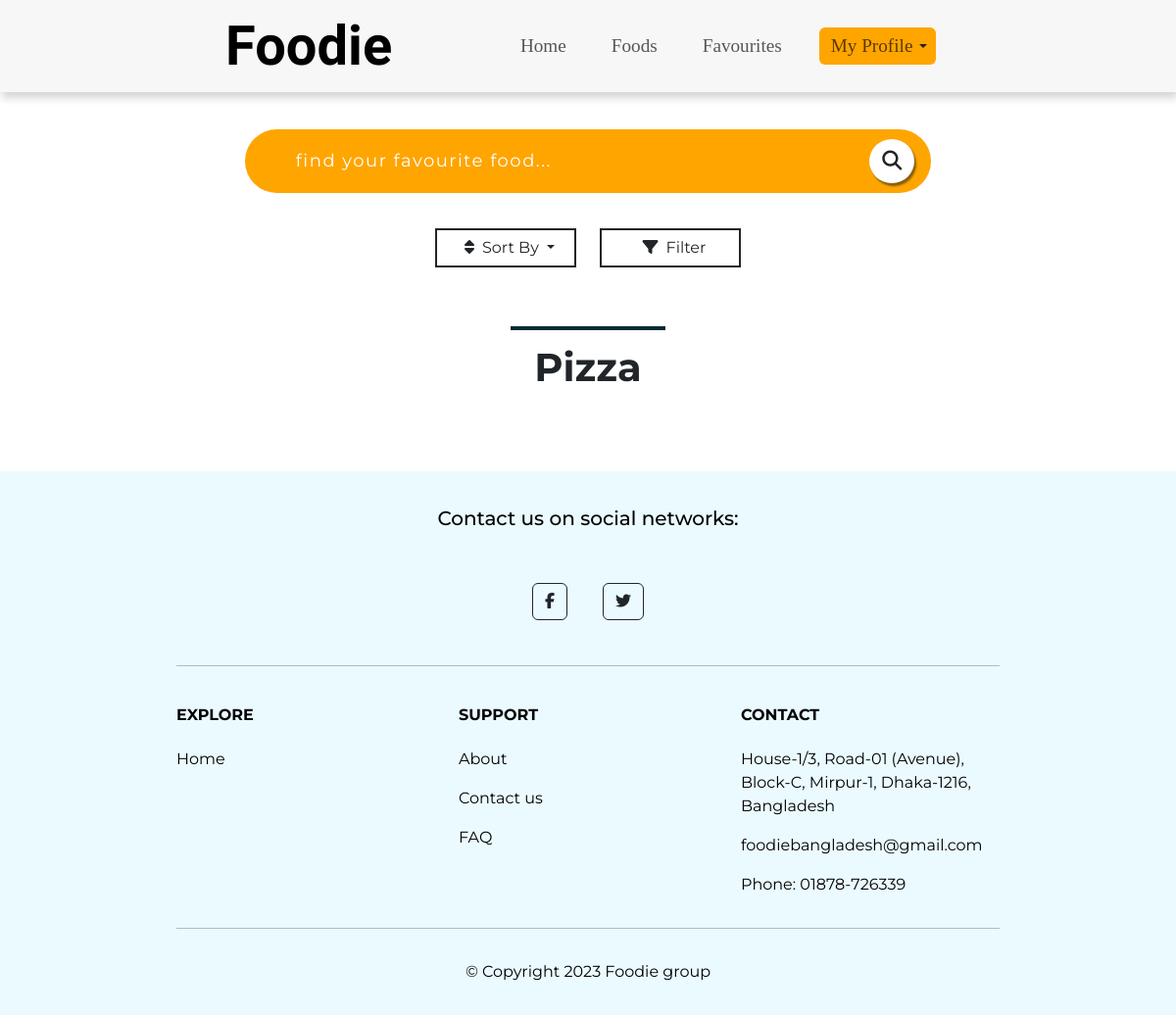
Before: /Foodie/php/food.php with the older database file.
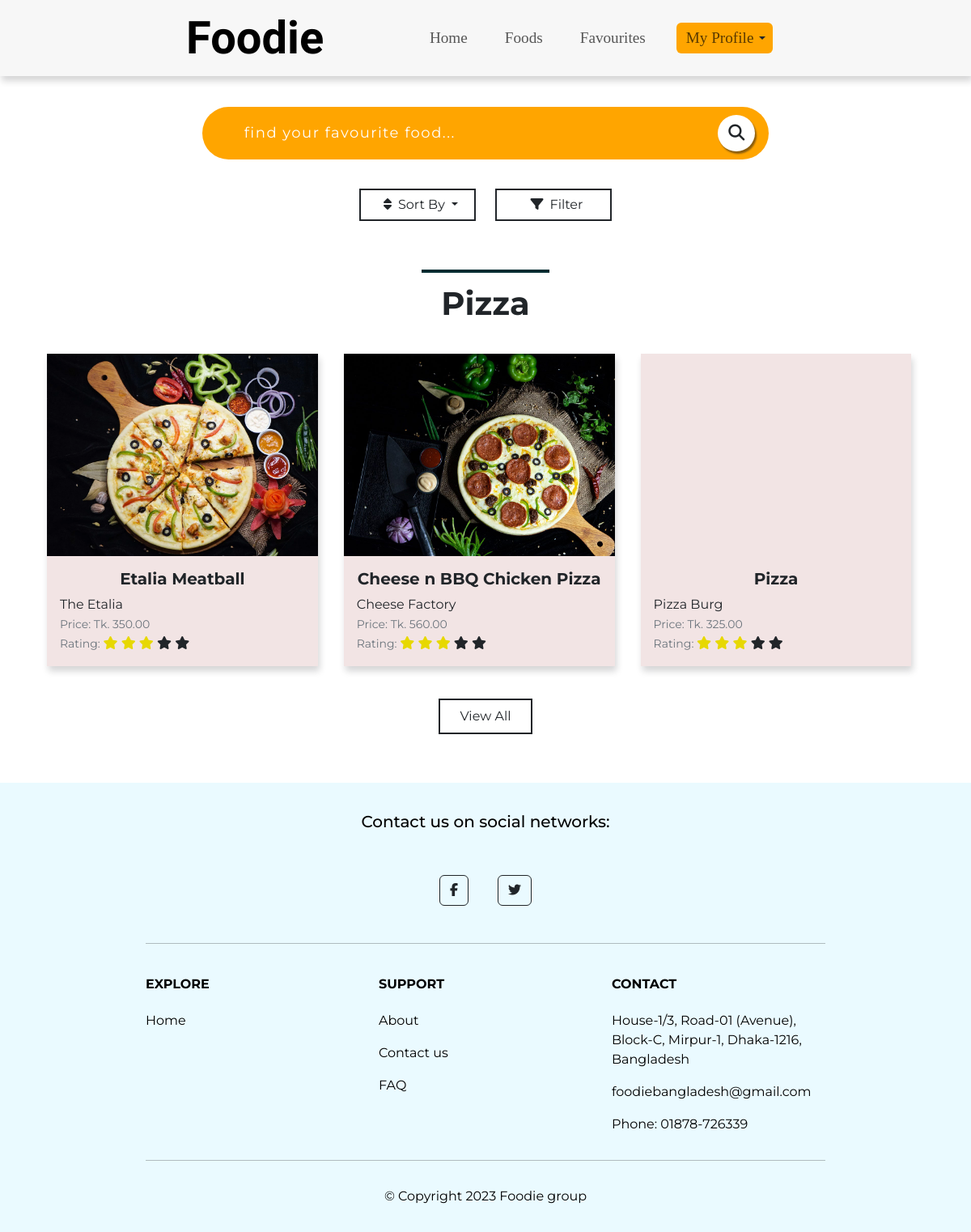
After: the same page with the newer database file.
### tables this page shows
CREATE TABLE `food_info` (
  `food_id` int(11) NOT NULL,
  `food_name` varchar(255) NOT NULL,
  `restaurant_name` varchar(255) NOT NULL,
  `image` varchar(100) NOT NULL,
  `location` varchar(300) NOT NULL,
  `type` varchar(100) NOT NULL,
  `catagory` varchar(100) NOT NULL,
  `price` decimal(10,2) NOT NULL,
  `rating` decimal(3,1) NOT NULL,
  `description` text DEFAULT NULL
);

### Foodie/php/food.php (the view, shortened to what this page needs)
<?php
require_once('database.php');
?>
<!DOCTYPE html>
<html lang="en">
<head>
    <link href="https://cdn.jsdelivr.net/npm/bootstrap@5.3.0-alpha1/dist/css/bootstrap.min.css" rel="stylesheet">
    <link rel="stylesheet" href="../css/food.css">
</head>
<body>
    <section class="colored-section">
        <?php
        require('Navigation.php');
        ?>
    </section>
    <section id="filter-section">
        <div class="search">
            <form action="" class="search-bar">
                <input class="form-control me-2" type="search" placeholder="find your favourite food..." aria-label="Search">
                <button class="btn" type="submit"><i class="fa-solid fa-magnifying-glass fa-lg p-0"></i></button>
            </form>
        </div>
        <div>
            <form action="">
                <div class="select">
                    <div class="row">
                        <div class=" btn-group col-lg-6 col-sm-12">
                            <button class="btn dropdown-toggle" type="button" data-bs-toggle="dropdown" data-bs-auto-close="true" aria-expanded="false">
                                <i class="fa-solid fa-sort mx-2"></i>Sort By
                            </button>
                        </div>
                        <div class="btn-group col-lg-6 col-sm-12">
                            <button class="btn" type="button" data-bs-toggle="offcanvas" data-bs-target="#offcanvasTop" aria-controls="offcanvasTop"><i class="fa-solid fa-filter mx-2"></i>Filter</button>
                        </div>
                    </div>
                </div>
            </form>
        </div>
    </section>
    <section class="container">
    <div class="d-inline-flex p-2 px-4 food-title"><h1>Pizza</h1></div>
        <div class="d-flex flex-wrap justify-content-start box m-auto">
            <?php
            $query = "SELECT * FROM `food_info` WHERE `type`='Pizza' ORDER BY`rating` DESC";
            $result = mysqli_query($connect, $query);
            $count = mysqli_num_rows($result);
            while ($row = mysqli_fetch_assoc($result)) {
                $type = $row['type'];
            ?>
                <div class="card m-3">
                    <?php
                    $data = $row['food_id'];
                    $input = ($data * 123456789);
                    $encrypt = base64_encode($input);
                    ?>
                    <a class="p-0 m-0" href="food-detail.php?id=<?= $encrypt; ?>">
                        <div class="img-size"><img src="../image/<?= $row['image']; ?>" class="img-top" alt=""></div>
                    </a>
                    <div class="card-body">
                        <h5 class="card-title fw-bold"><?= $row['food_name']; ?></h5>
                        <div class=" text-start">
                            <p class="mb-0"><?= $row['restaurant_name']; ?></p>
                            <small class="text-secondary">Price: Tk. <?= $row['price']; ?> </small><br>
                            <small class="text-secondary">Rating: </small>
                            <span class="fa fa-star checked"></span>
                            <span class="fa fa-star checked"></span>
                            <span class="fa fa-star checked"></span>
                            <span class="fa fa-star"></span>
                            <span class="fa fa-star"></span>
                        </div>
                    </div>
                </div>
            <?php
            }
            ?>
            <?php
            if ($count > 3) {
            ?>
                <div id="load-<?= $type; ?>" class="load mx-auto mt-4"><button class="btn px-4 py-2" type="button">View All</button></div>
            <?php
            }
            ?>
    </section>
    <section class="white-section" id="footer">
        <?php
        require('footer.php');
        ?>
    </section>
</body>
</html>

### Foodie/php/Navigation.php (shortened to what this page needs)
<nav class="navbar fixed-top navbar-expand-lg navbar-light">
    <a class="navbar-brand" href="">Foodie</a>
    <div class="collapse navbar-collapse" id="navbarTogglerDemo02">
        <ul class="navbar-nav ms-auto">
            <li class="nav-item"><a class="nav-link" href="logged-home.php">Home</a></li>
            <li class="nav-item"><a class="nav-link" href="food.php">Foods</a></li>
            <li class="nav-item"><a class="nav-link" href="">Favourites</a></li>
            <li class="nav-item">
                <div class="btn-group drop-a">
                    <button class="btn btn-sm dropdown-toggle" type="button" data-bs-toggle="dropdown" aria-expanded="false">
                    <a class="nav-link" style="padding: 0px 3px; display:inline;" href="">My Profile</a></button>
                </div>
            </li>
        </ul>
    </div>
</nav>

### Foodie/php/footer.php
<div>
      <h5>Contact us on social networks: </h5>
      <div class="container p-2 pb-0">
        <div class="mb-4">
          <a class="btn btn-outline-dark btn-floating m-1 mx-3" href="#!" role="button"><i class="fab fa-facebook-f"></i></a>
          <a class="btn btn-outline-dark btn-floating m-1 mx-3" href="#!" role="button"><i class="fab fa-twitter"></i></a>
        </div>
      </div>
    </div>
    <hr class=" hr hr-blurry">
    <div class="row contact my-3">
      <div class="col-lg-4 col-md-6 col-sm-12 col-xl-4 mx-auto mb-md-0 mb-4">
        <h6 class="text-uppercase fw-bold mb-4 mt-4">Explore</h6>
        <p><a href="home.php" class="footer-anchor">Home</a></p>
      </div>
      <div class="col-lg-4 col-md-6 col-sm-12 col-xl-4 mx-auto mb-md-0">
        <h6 class="text-uppercase fw-bold mb-4 mt-4">Support</h6>
        <p><a href="" class="footer-anchor">About</a></p>
        <p><a href="" class="footer-anchor">Contact us</a></p>
        <p><a href="" class="footer-anchor">FAQ</a></p>
      </div>
      <div class="col-lg-4 col-md-6 col-sm-12 col-xl-4 mx-auto mb-md-0">
        <h6 class="text-uppercase fw-bold mb-4 mt-4">Contact</h6>
        <p>House-1/3, Road-01 (Avenue), Block-C, Mirpur-1, Dhaka-1216, Bangladesh</p>
        <p>foodiebangladesh@gmail.com</p>
        <p>Phone: 01878-726339</p>
      </div>
    </div>
    <hr class=" hr hr-blurry">
    <div class="text-center p-3">
      <p>© Copyright 2023 Foodie group</p>
    </div>

### Foodie/css/food.css (style rules this page uses)
body { font-family: "Montserrat"; }
h1 { font-family: "Montserrat"; font-weight: bold; font-size: 2.5rem; line-height: 1.5; }
.navbar { padding: 0 230px; background-color: #f7f7f7; box-shadow: 2px 6px 8px 0 rgba(22, 22, 26, 0.18); }
.navbar-nav { align-items: center; }
.navbar-brand { font-family: 'Dancing Script', cursive; font-size: 3.5rem; font-weight: bold; }
.nav-item { padding: 0 15px; }
.nav-link { font-size: 1.2rem; font-family: "Montserrat-light"; }
.drop-a { background-color: #ffa500; }
#filter-section { margin: 10% auto 3%; }
.search { width: 100%; padding: 1%; display: flex; align-items: center; justify-content: center; margin-bottom: 1.5rem; }
.search-bar { background-color: #ffa500; width: 100%; max-width: 700px; display: flex; align-items: center; border-radius: 60px; padding: 10px; }
.search-bar .form-control { background: transparent; width: 100%; box-shadow: 0 0; border: 0; color: white; font-size: 18px; }
.form-control::placeholder { letter-spacing: 1.5px; color: #fff; padding-left: 5%; }
.search-bar .btn { margin-right: 1%; border: 0; border-radius: 50%; background: #ffffff; cursor: pointer; box-shadow: 2px 3px 2px 0 rgba(22, 22, 26, 0.5); width: 48px; height: 45px; }
.select { width: 35%; margin: auto; }
.row>.btn-group>.btn { border: 2px solid; padding: 4% 7%; border-radius: 0; align-items: center; }
form .row { width: 80%; margin: auto; }
.container { text-align: center; margin: 5% auto; }
.food-title { border-top: 4px solid rgba(2, 43, 48); font-family: 'Neuton', serif; }
.img-size { width: 100%; height: 250px; overflow: hidden; }
.img-top { height: 100%; }
.container .box .card { overflow: hidden; width: 30%; margin: 0 1.5em; box-shadow: 2px 6px 8px 0 rgba(22, 22, 26, 0.18); background-color: rgba(231, 205, 205, 0.539); border: none; border-radius: 0; align-self: normal; display: none; }
.container .box .card:nth-child(1),.container .box .card:nth-child(2),.container .box .card:nth-child(3) { display: flex; }
.load .btn { border: 2px solid; padding: 4% 7%; border-radius: 0; }
.box { margin: auto; }
.checked { color: rgb(231, 216, 1); }
#footer { background-color: #eafaff; color: #000; padding: 3% 15% 0 15%; text-align: center; }
.contact { text-align: left; color: #000; }
.footer-anchor { text-decoration: none; color: rgb(0, 0, 0); }

Changed rows visible on the page:
added food_info: image (picture), food_name "Etalia Meatball", restaurant_name "The Etalia", price "350.00"
added food_info: image (picture), food_name "Cheese n BBQ Chicken Pizza", restaurant_name "Cheese Factory", price "560.00"
added food_info: food_name "Pizza", restaurant_name "Pizza Burg", price "325.00"
Other visible differences:
text now shown: "View All"
